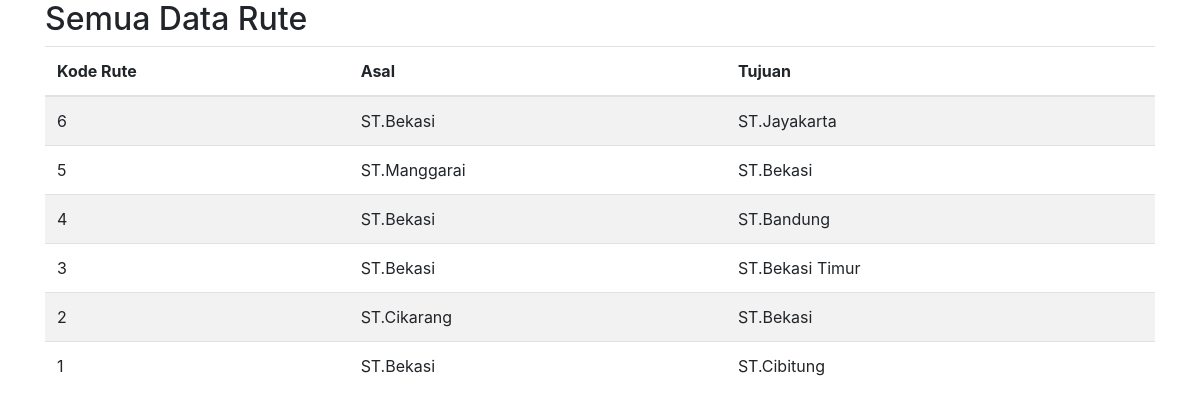
The page /alldata_popup_rute.php on the database its author committed.
### tables this page shows
CREATE TABLE `rute` (
  `Kode_Rute` int(11) NOT NULL,
  `Kode_Stasiun_Asal` int(11) NOT NULL,
  `Kode_Stasiun_Tujuan` int(11) NOT NULL,
  `Jarak_KM` float NOT NULL
);

CREATE TABLE `stasiun` (
  `Kode_Stasiun` int(11) NOT NULL,
  `Nama_Stasiun` varchar(255) NOT NULL,
  `Lokasi` varchar(255) NOT NULL
);

### alldata_popup_rute.php (the view, shortened to what this page needs)
<!DOCTYPE html>
<html lang="en">
<head>
    <link rel="stylesheet" href="https://cdn.jsdelivr.net/npm/bootstrap@4.6.1/dist/css/bootstrap.min.css">
</head>
<body>
    <div class="container">
        <h2>Semua Data Rute</h2>
        <table class="table table-striped">
            <thead>
                <tr>
                    <th>Kode Rute</th>
                    <th>Asal</th>
                    <th>Tujuan</th>
                </tr>
            </thead>
            <tbody>
                <?php
                include "db.php";
                $query = "SELECT r.*, sa.Nama_Stasiun AS Stasiun_Asal, st.Nama_Stasiun AS Stasiun_Tujuan
                FROM Rute r
                INNER JOIN Stasiun sa ON r.Kode_Stasiun_Asal = sa.Kode_Stasiun
                INNER JOIN Stasiun st ON r.Kode_Stasiun_Tujuan = st.Kode_Stasiun
                ORDER BY r.Kode_Rute DESC";
                $result = mysqli_query($kon, $query);
                while ($row = mysqli_fetch_assoc($result)) {
                    echo "<tr>";
                    echo "<td>" . $row['Kode_Rute'] . "</td>";
                    echo "<td>" . $row['Stasiun_Asal'] . "</td>";
                    echo "<td>" . $row['Stasiun_Tujuan'] . "</td>";
                    echo "</tr>";
                }
                ?>
            </tbody>
        </table>
    </div>
</body>
</html>

### rows shown on the page
rute: Kode_Rute "6", Kode_Stasiun_Asal.Nama_Stasiun "ST.Bekasi", Kode_Stasiun_Tujuan.Nama_Stasiun "ST.Jayakarta"
rute: Kode_Rute "5", Kode_Stasiun_Asal.Nama_Stasiun "ST.Manggarai", Kode_Stasiun_Tujuan.Nama_Stasiun "ST.Bekasi"
rute: Kode_Rute "4", Kode_Stasiun_Asal.Nama_Stasiun "ST.Bekasi", Kode_Stasiun_Tujuan.Nama_Stasiun "ST.Bandung"
rute: Kode_Rute "3", Kode_Stasiun_Asal.Nama_Stasiun "ST.Bekasi", Kode_Stasiun_Tujuan.Nama_Stasiun "ST.Bekasi Timur"
rute: Kode_Rute "2", Kode_Stasiun_Asal.Nama_Stasiun "ST.Cikarang", Kode_Stasiun_Tujuan.Nama_Stasiun "ST.Bekasi"
rute: Kode_Rute "1", Kode_Stasiun_Asal.Nama_Stasiun "ST.Bekasi", Kode_Stasiun_Tujuan.Nama_Stasiun "ST.Cibitung"
